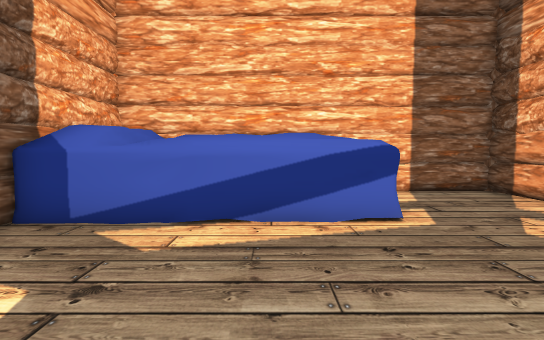
[1] (above)

12 first-person views from a walk through a 3-D level made in the Unity game engine. The camera is 0.68 m above the floor, tilts 4° down and sees 85° across. The floor is counted in squares, 0.5 m on a side. Each view is taken from the middle of a square. On the plan, view 1 faces up. The plan holds only what a view shows up to about 14 squares ahead; the rest is blank. The place goes on beyond the plan. The player character is not drawn. Door leaves are left out, so doorways stand open. Some surface patterns are stand-ins.

[2]
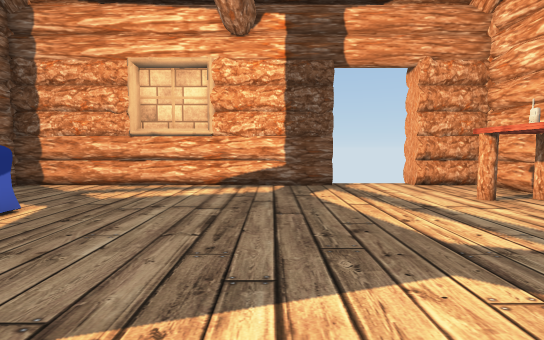

[3]
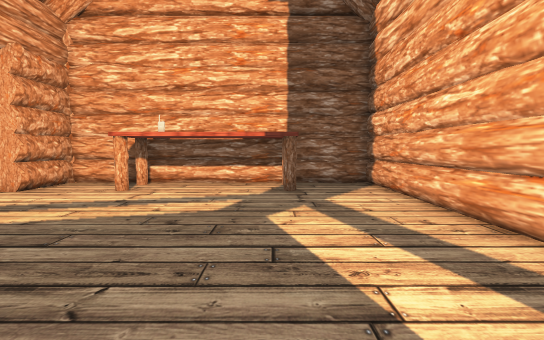

[4]
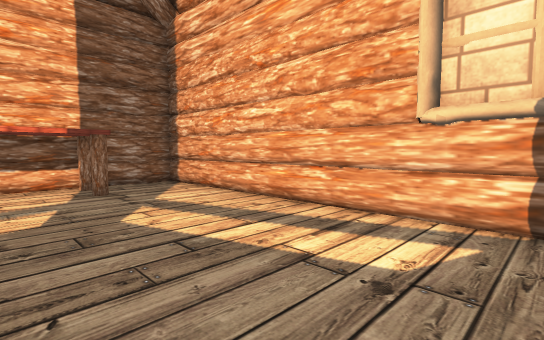

[5]
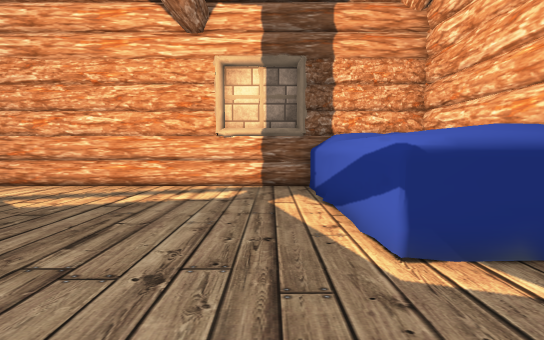

[6]
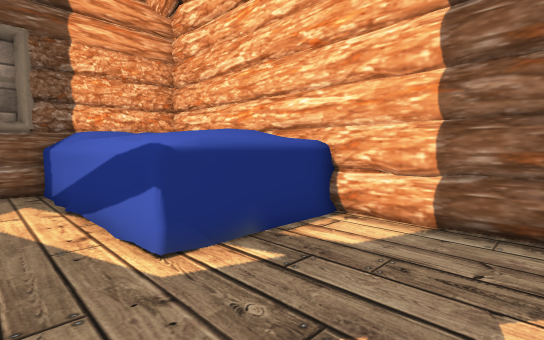

[7]
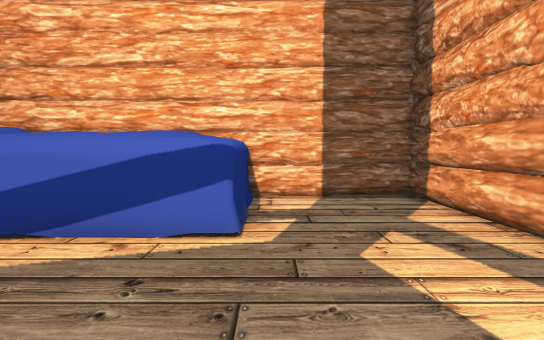

[8]
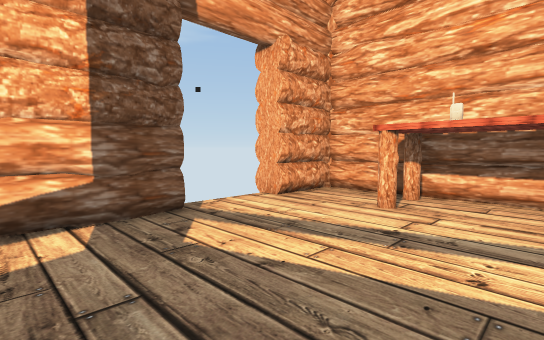

[9]
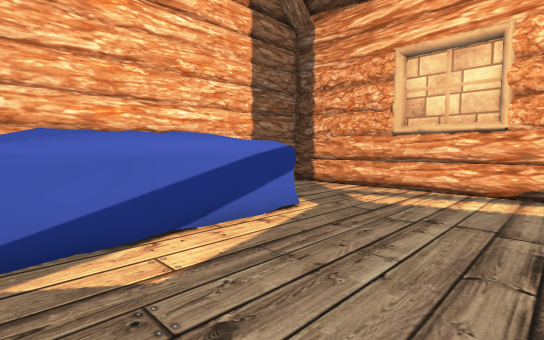

[10]
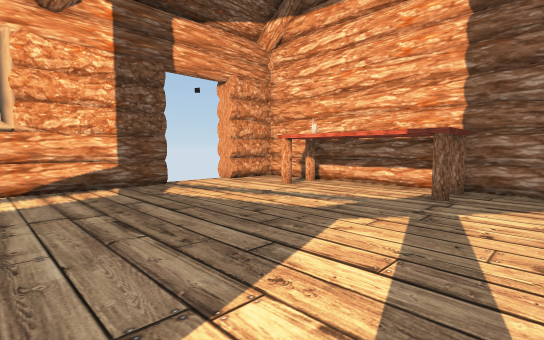

[11]
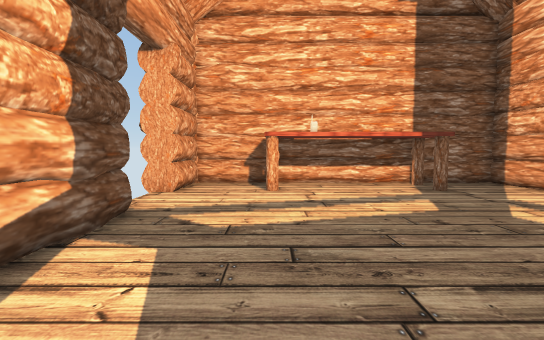

[12]
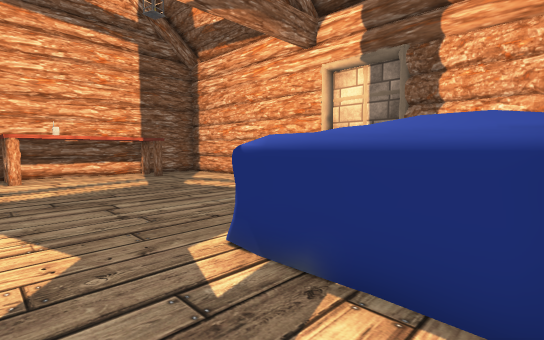

### Floor plan
Points are (right, up) in squares from view 1. A wall is a line through its corners. A room is listed if a view was taken in it or the views show most of it. See-through windows are left out.
Room 1 (views 1, 2, 3, 4, 5, 6, 7, 8, 9, 10, 11, 12)
walls: (-4.9, 2) (-4.8, 1.5); (7, 1.5) (6.9, 2.1); (6.9, 2.6) (7, 3.3); (7.2, -1.7) (7, -1.1); (3.4, -5.4) (4.3, -5.4); (7, -2.4) (7, 9.6); (-4.9, -3.4) (-4.8, -4); (-4.8, -4.4) (-4.9, -5); (0.1, 9.5) (-4.1, 9.5); (-0.6, 9.5) (-1.2, 9.6); (2.1, 9.6) (1.5, 9.5); (3.7, 9.5) (3.1, 9.6); (-1.9, -7.6) (-1.9, -5.4) (2.5, -5.4); (7, 8.1) (6.9, 8.7); (-4.8, 8.3) (-4.8, -8.2); (5.3, -7.9) (6.2, -7.7) (7.1, -7.9) (7.2, -7.7); (6.9, -7.1) (7.1, -6.5); (7, -7.4) (6.8, -6.8); (7, 9.5) (1.6, 9.5); (-4.8, -7.9) (7, -7.9) (7, -5.4) (8.3, -5.4); (-4.8, -8) (-3.8, -7.9)
low walls: (6.9, -0.7) (7.1, -0.1); (7.1, -1.7) (7, -1.1); (-4.8, 4.9) (-4.9, 4); (7.3, -2.1) (7.3, -1.6); (4.8, 9.6) (4.2, 9.5); (-3.3, -7.9) (-2.7, -8); (-4.8, -8.2) (-3.9, -7.9)
ways out: open door at (7.6, -3.8)
objects: bed (-4, 6) to (2, 9)

Where each view was taken, in squares from view 1:
view 1: 0 up, 0 right, facing up
view 2: 0 up, 4 left, facing right
view 3: 4 up, 1 left, facing down
view 4: 4 up, 1 right, facing down-left
view 5: 4 up, 6 right, facing left
view 6: 4 up, 6 right, facing up-left
view 7: 1 up, 3 right, facing up
view 8: 1 up, 1 right, facing down-right
view 9: 1 up, 3 left, facing up-right
view 10: 3 up, 4 left, facing down-right
view 11: 4 up, 4 right, facing down
view 12: 9 up, 5 right, facing down-left
